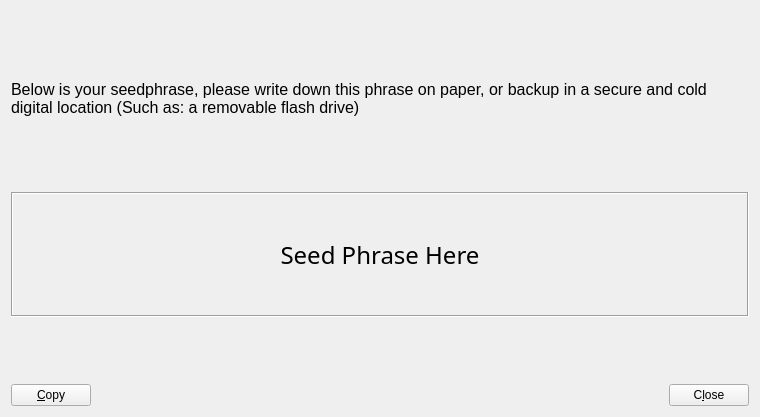
<?xml version="1.0" encoding="UTF-8"?>
<ui version="4.0">
 <class>BackupPage</class>
 <widget class="QWidget" name="BackupPage">
  <property name="geometry">
   <rect>
    <x>0</x>
    <y>0</y>
    <width>760</width>
    <height>417</height>
   </rect>
  </property>
  <layout class="QVBoxLayout" name="verticalLayout">
   <item>
    <widget class="QLabel" name="labelExplanation">
     <property name="minimumSize">
      <size>
       <width>0</width>
       <height>175</height>
      </size>
     </property>
     <property name="text"> 
      <string>&lt;html&gt;&lt;head/&gt;&lt;body&gt;&lt;p&gt;&lt;span style=&quot; font-size:12pt;&quot;&gt;Below is your seedphrase, please write down this phrase on paper, or backup in a secure and cold digital location (Such as: a removable flash drive)&lt;/span&gt;&lt;/p&gt;&lt;/body&gt;&lt;/html&gt;</string>
     </property>
     <property name="textFormat">
      <enum>Qt::RichText</enum>
     </property>
     <property name="wordWrap">
      <bool>true</bool>
     </property>
    </widget>
   </item>
   <item>
    <widget class="QLabel" name="textSeed">
     <property name="enabled">
      <bool>true</bool>
     </property>
     <property name="minimumSize">
      <size>
       <width>0</width>
       <height>125</height>
      </size>
     </property>
     <property name="font">
      <font>
       <family>Corbel Light</family>
       <pointsize>18</pointsize>
       <weight>3</weight>
       <italic>false</italic>
       <bold>false</bold>
      </font>
     </property>
     <property name="focusPolicy">
      <enum>Qt::NoFocus</enum>
     </property>
     <property name="contextMenuPolicy">
      <enum>Qt::DefaultContextMenu</enum>
     </property>
     <property name="autoFillBackground">
      <bool>true</bool>
     </property>
     <property name="styleSheet">
      <string notr="true">font: 25 18pt &quot;Corbel Light&quot;;</string>
     </property>
     <property name="frameShape">
      <enum>QFrame::Box</enum>
     </property>
     <property name="frameShadow">
      <enum>QFrame::Sunken</enum>
     </property>
     <property name="text">
      <string>Seed Phrase Here</string>
     </property>
     <property name="alignment">
      <set>Qt::AlignCenter</set>
     </property>
     <property name="wordWrap">
      <bool>true</bool>
     </property>
    </widget>
   </item>
   <item>
    <spacer name="verticalSpacer">
     <property name="orientation">
      <enum>Qt::Vertical</enum>
     </property>
     <property name="sizeHint" stdset="0">
      <size>
       <width>20</width>
       <height>40</height>
      </size>
     </property>
    </spacer>
   </item>
   <item>
    <layout class="QHBoxLayout" name="horizontalLayout">
     <item>
      <widget class="QPushButton" name="copySeed">
       <property name="cursor">
        <cursorShape>PointingHandCursor</cursorShape>
       </property>
       <property name="toolTip">
        <string>Copy the Seed to the system clipboard</string>
       </property>
       <property name="text">
        <string>&amp;Copy</string>
       </property>
       <property name="icon">
        <iconset resource="../zenzo.qrc">
         <normaloff>:/icons/editcopy</normaloff>:/icons/editcopy</iconset>
       </property>
       <property name="autoDefault">
        <bool>false</bool>
       </property>
      </widget>
     </item>
     <item>
      <spacer name="horizontalSpacer">
       <property name="orientation">
        <enum>Qt::Horizontal</enum>
       </property>
       <property name="sizeHint" stdset="0">
        <size>
         <width>40</width>
         <height>20</height>
        </size>
       </property>
      </spacer>
     </item>
     <item>
      <widget class="QPushButton" name="closeButton">
       <property name="sizePolicy">
        <sizepolicy hsizetype="Minimum" vsizetype="Minimum">
         <horstretch>0</horstretch>
         <verstretch>0</verstretch>
        </sizepolicy>
       </property>
       <property name="cursor">
        <cursorShape>PointingHandCursor</cursorShape>
       </property>
       <property name="text">
        <string>C&amp;lose</string>
       </property>
       <property name="autoDefault">
        <bool>false</bool>
       </property>
      </widget>
     </item>
    </layout>
   </item>
  </layout>
 </widget>
 <resources>
  <include location="../zenzo.qrc"/>
 </resources>
 <connections/>
</ui>
